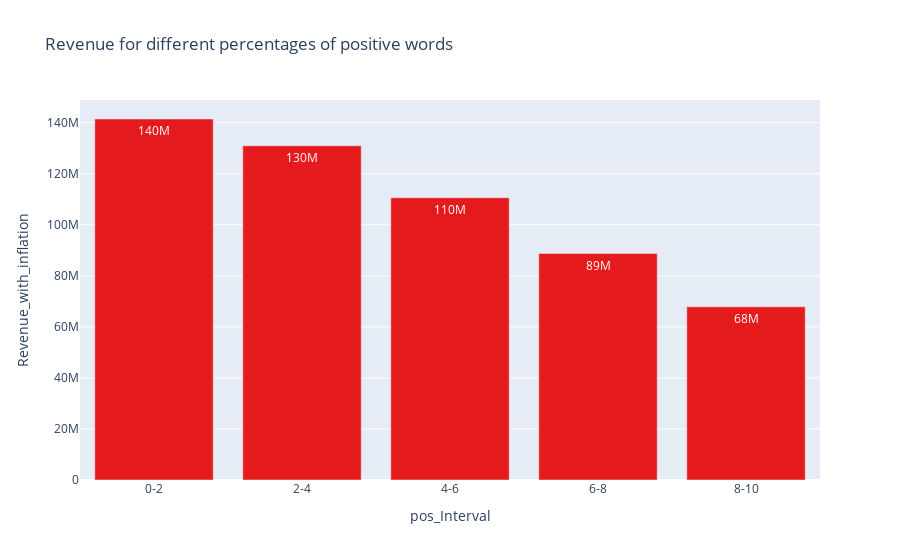
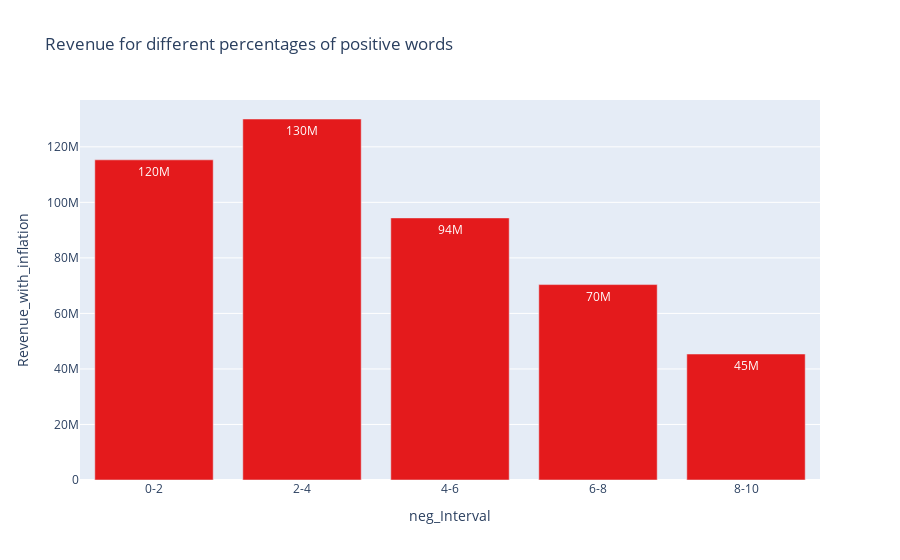

Notebook code for these charts, in order:
### Code cell
# Display the Plotly Express bar plot for positive sentiment
fig_pos_px.show()

# Display the Plotly Express bar plot for negative sentiment
# To switch between them interactively, use the code provided in the previous messages.
fig_neg_px.show()

### Figure 1 — Plotly figure (JSON) as saved in the notebook; plotly's stock layout.template omitted (floating-point values rounded to 4 significant figures)
{"data": [{"alignmentgroup": "True", "hovertemplate": "pos_Interval=%{x}<br>Revenue_with_inflation=%{y}<extra></extra>", "legendgroup": "", "marker": {"color": "rgb(228,26,28)", "pattern": {"shape": ""}}, "name": "", "offsetgroup": "", "orientation": "v", "showlegend": false, "textposition": "auto", "texttemplate": "%{y:.2s}", "type": "bar", "x": ["0-2", "2-4", "4-6", "6-8", "8-10"], "xaxis": "x", "y": [141400000.0, 130900000.0, 110500000.0, 88710000.0, 67820000.0], "yaxis": "y"}], "layout": {"barmode": "relative", "legend": {"tracegroupgap": 0}, "title": {"text": "Revenue for different percentages of positive words"}, "xaxis": {"anchor": "y", "categoryarray": ["0-2", "2-4", "4-6", "6-8", "8-10"], "categoryorder": "array", "domain": [0, 1], "title": {"text": "pos_Interval"}}, "yaxis": {"anchor": "x", "domain": [0, 1], "title": {"text": "Revenue_with_inflation"}}}}

### Figure 2 — Plotly figure (JSON) as saved in the notebook; plotly's stock layout.template omitted (floating-point values rounded to 4 significant figures)
{"data": [{"alignmentgroup": "True", "hovertemplate": "neg_Interval=%{x}<br>Revenue_with_inflation=%{y}<extra></extra>", "legendgroup": "", "marker": {"color": "rgb(228,26,28)", "pattern": {"shape": ""}}, "name": "", "offsetgroup": "", "orientation": "v", "showlegend": false, "textposition": "auto", "texttemplate": "%{y:.2s}", "type": "bar", "x": ["0-2", "2-4", "4-6", "6-8", "8-10"], "xaxis": "x", "y": [115300000.0, 130000000.0, 94400000.0, 70380000.0, 45370000.0], "yaxis": "y"}], "layout": {"barmode": "relative", "legend": {"tracegroupgap": 0}, "title": {"text": "Revenue for different percentages of positive words"}, "xaxis": {"anchor": "y", "categoryarray": ["0-2", "2-4", "4-6", "6-8", "8-10"], "categoryorder": "array", "domain": [0, 1], "title": {"text": "neg_Interval"}}, "yaxis": {"anchor": "x", "domain": [0, 1], "title": {"text": "Revenue_with_inflation"}}}}
